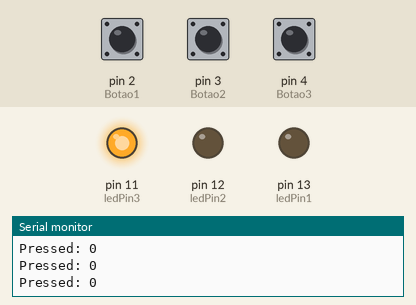
Recording of a sketch running on a simulated Arduino Uno, built with avr-gcc and run on an emulated ATmega328P. On the bench: output pins drawn as LEDs (lit = HIGH), the last lines printed to the serial monitor. Dashed ring = blinking. The inputs (shaded band) are chosen by the test bench; at power-on: pin 4 (Botao3) LOW, pin 2 (Botao1) LOW, pin 3 (Botao2) LOW.

Above: at 1.2 s.
1.3 s: pin 4 (Botao3) pulled HIGH for 0.15 s
At 1.7 s:
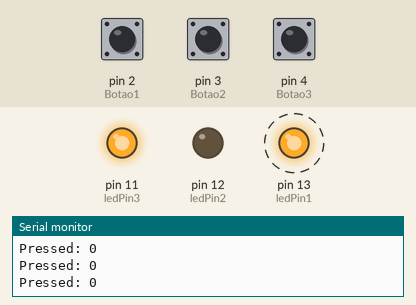
4.1 s: pin 2 (Botao1) pulled HIGH for 0.15 s
At 4.5 s:
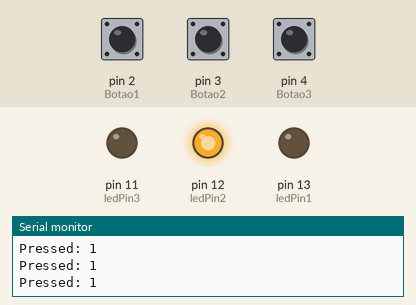
5.7 s: pin 4 (Botao3) pulled HIGH for 1 s
At 6.1 s:
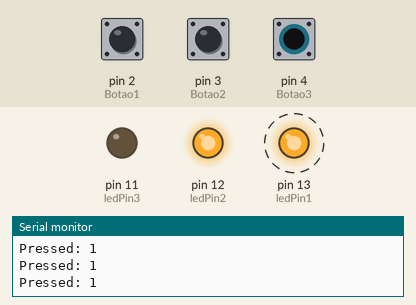
8.5 s: pin 2 (Botao1) pulled HIGH for 1 s
At 9.3 s:
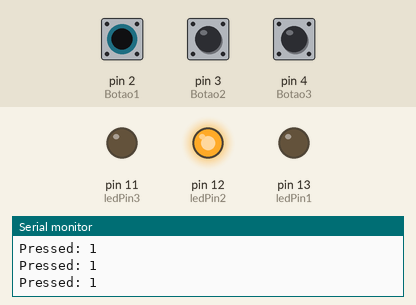
11.0 s: pin 2 (Botao1) pulled HIGH for 3.2 s
At 11.8 s:
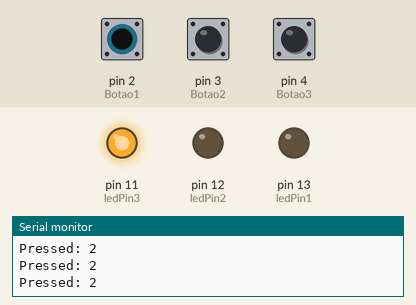
Timing chart, 0 to 14.0 s (numbered marks = the images above; inputs shaded):
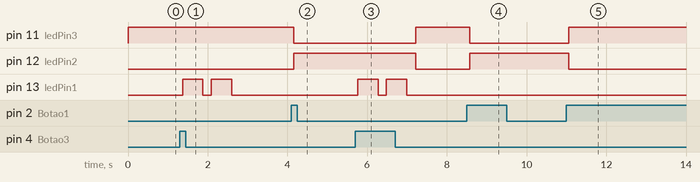

Measured:
- after the input at 1.3 s, pin 13 (ledPin1): alternates HIGH for 0.51 s and LOW for 0.21 s, 4 changes in all, then stays LOW, starting after 0.07 s
- after the input at 4.1 s, pin 11 (ledPin3): HIGH → LOW after 0.06 s; pin 12 (ledPin2): LOW → HIGH after 0.06 s
- after the input at 5.7 s, pin 11 (ledPin3): LOW → HIGH after 1.5 s; pin 12 (ledPin2): HIGH → LOW after 1.5 s; pin 13 (ledPin1): alternates HIGH for 0.51 s and LOW for 0.21 s, 4 changes in all, then stays LOW, starting after 0.06 s
- after the input at 8.5 s, pin 11 (ledPin3): HIGH → LOW after 0.07 s; pin 12 (ledPin2): LOW → HIGH after 0.07 s
- after the input at 11.0 s, pin 11 (ledPin3): LOW → HIGH after 0.05 s; pin 12 (ledPin2): HIGH → LOW after 0.05 s

The sketch:

MultipleKeysEvenOdd.ino
```cpp
const int ledPin1 = 13;
const int ledPin2 = 12;
const int ledPin3 = 11;
const int Botao1 = 2;
const int Botao2 = 3;
const int Botao3 = 4;
int EstadoBotao1 = 0;
int EstadoBotao2 = 0;
int EstadoBotao3 = 0;
int pressed=0;
int lastTime=0;
int lock=0;
int debounceDelay=50;
int lastDebounceTime=0;

int *buttonState=(int*)calloc(3,sizeof(int));
int *lastButtonState=(int*)calloc(3,sizeof(int));
int *lastkey=(int*)calloc(2,sizeof(int));
int *reading=(int*)calloc(3,sizeof(int));
int *key=(int*)calloc(2,sizeof(int));

void setup(){
  pinMode(ledPin1, OUTPUT);
  pinMode(Botao1, INPUT);
  pinMode(ledPin2, OUTPUT);
  pinMode(Botao2, INPUT);
  pinMode(ledPin3, OUTPUT);
  pinMode(Botao3, INPUT);
    Serial.begin(9600);
}

int* debounce(){
    key[0]=lastkey[0]; //key
    key[1]=lastkey[1]; //make blink or not

    reading[0]=digitalRead(Botao1);
  reading[1]=digitalRead(Botao2);
    reading[2]=digitalRead(Botao3);

  if (reading[0] != lastButtonState[0]) {
      lastDebounceTime = millis();
    key[0]=0;
    }
    else if (reading[1] != lastButtonState[1]) {
      lastDebounceTime = millis();
        key[0]=1;
    }
    else if (reading[2] != lastButtonState[2]) {
      lastDebounceTime = millis();
        key[0]=2;
    }
    if ((millis() - lastDebounceTime) > debounceDelay && key[0]>=0) {
        if (reading[key[0]] != buttonState[key[0]]) {
            //Serial.print("hola");
          buttonState[key[0]] = reading[key[0]];
            //Serial.print("hola2");
            if(buttonState[key[0]]==HIGH){
              if(key[0]==0||key[0]==1){
              pressed++;
                }
                else if(key[0]==2){
                  key[1]=1;
                }
          }
      }
    }
  lastButtonState[0] = reading[0];
  lastButtonState[1] = reading[1];
  lastButtonState[2] = reading[2];

  lastkey[0]=key[0];
  lastkey[1]=key[1];
  return key;
}

void loop(){

    //Serial.println("hola8");
    int *key;
    key=debounce();
    //Serial.println(lock);
    //Serial.println(key[0]);
    //Serial.println(key[1]);

    if (key[1]==0){
        //Serial.println("hola3");
        if(pressed%2==0){
          digitalWrite(ledPin3, HIGH);
            digitalWrite(ledPin2, LOW);
        }
      else{
          digitalWrite(ledPin2, HIGH);
            digitalWrite(ledPin3, LOW);
        }
    }

    else{
        int mil=millis();
        if(lock==0){
            //Serial.println(lock);
            //Serial.println("hola4");
            digitalWrite(ledPin1, HIGH);
          lastTime=mil;
            lock++;
            //delay(5000);
        }

        else if(lock%2==1 && mil-lastTime>500){
            //Serial.println(lock);
            //Serial.println("###########hola5");
          lock++;
          digitalWrite(ledPin1, LOW);
            lastTime=mil;
            //delay(5000);
        }

        else if(lock%2==0 && mil-lastTime>200){
            //Serial.println(lock);
            //Serial.println(key[0]);
            //Serial.println(key[1]);
            //Serial.println("%%%%%%%%%%hola6");
          //delay(5000);
            lastTime=mil;
          if(lock==4){
              //Serial.println(lock);
              //Serial.println(">>>>>>>>>>>>>>hola7");
              //delay(5000);
                pressed=0;
              lock=0;
                key[0]=0;
                key[1]=0;
                lastkey[0]=0;
                lastkey[1]=0;
            }
            else{
              lock++;
              digitalWrite(ledPin1, HIGH);
            }
        }
    }
    Serial.print("Pressed: ");
    Serial.println(pressed);
}
```
